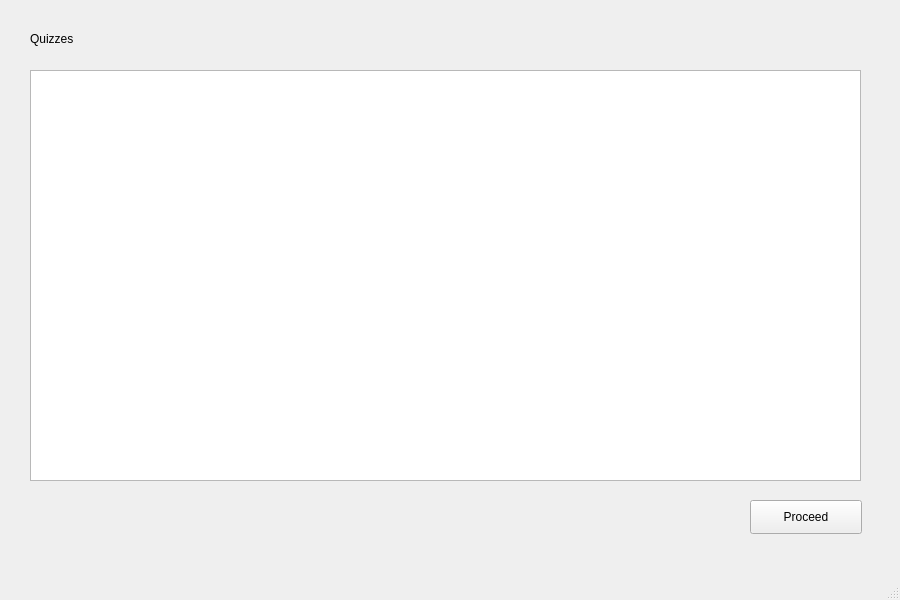
<?xml version="1.0" encoding="UTF-8"?>
<ui version="4.0">
 <class>MainWindow</class>
 <widget class="QMainWindow" name="MainWindow">
  <property name="geometry">
   <rect>
    <x>0</x>
    <y>0</y>
    <width>900</width>
    <height>600</height>
   </rect>
  </property>
  <property name="windowTitle">
   <string>MainWindow</string>
  </property>
  <widget class="QWidget" name="centralwidget">
   <widget class="QLabel" name="quizLabel">
    <property name="geometry">
     <rect>
      <x>30</x>
      <y>20</y>
      <width>124</width>
      <height>38</height>
     </rect>
    </property>
    <property name="styleSheet">
     <string notr="true">font: 75 16pt &quot;Verdana&quot;;</string>
    </property>
    <property name="text">
     <string>Quizzes</string>
    </property>
   </widget>
   <widget class="QListWidget" name="quizList">
    <property name="geometry">
     <rect>
      <x>30</x>
      <y>70</y>
      <width>831</width>
      <height>411</height>
     </rect>
    </property>
   </widget>
   <widget class="QPushButton" name="proceedButton">
    <property name="geometry">
     <rect>
      <x>750</x>
      <y>500</y>
      <width>112</width>
      <height>34</height>
     </rect>
    </property>
    <property name="text">
     <string>Proceed</string>
    </property>
   </widget>
  </widget>
  <widget class="QMenuBar" name="menubar">
   <property name="geometry">
    <rect>
     <x>0</x>
     <y>0</y>
     <width>900</width>
     <height>31</height>
    </rect>
   </property>
  </widget>
  <widget class="QStatusBar" name="statusbar"/>
 </widget>
 <resources/>
 <connections/>
</ui>
